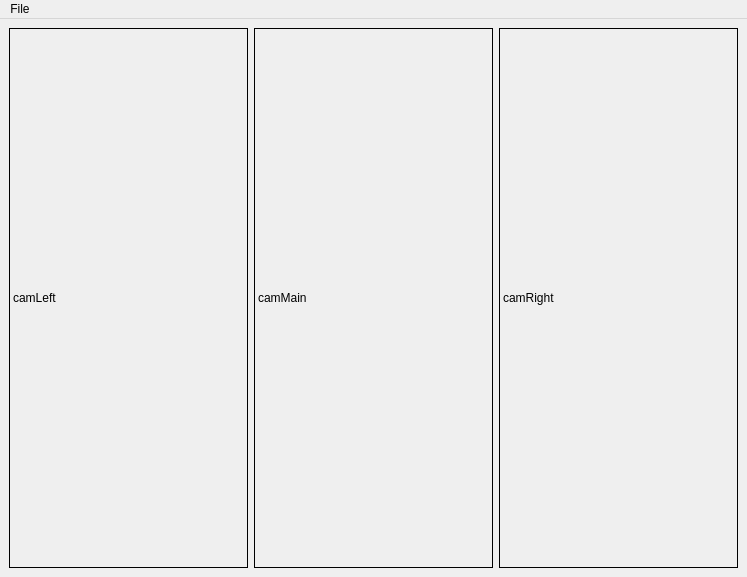
<?xml version="1.0" encoding="UTF-8"?>
<ui version="4.0">
 <class>MainWindow</class>
 <widget class="QMainWindow" name="MainWindow">
  <property name="geometry">
   <rect>
    <x>0</x>
    <y>0</y>
    <width>747</width>
    <height>577</height>
   </rect>
  </property>
  <property name="windowTitle">
   <string>MainWindow</string>
  </property>
  <widget class="QWidget" name="centralwidget">
   <layout class="QHBoxLayout" name="horizontalLayout">
    <item>
     <widget class="QLabel" name="camera2">
      <property name="frameShape">
       <enum>QFrame::Box</enum>
      </property>
      <property name="text">
       <string>camLeft</string>
      </property>
     </widget>
    </item>
    <item>
     <widget class="QLabel" name="camera1">
      <property name="frameShape">
       <enum>QFrame::Box</enum>
      </property>
      <property name="text">
       <string>camMain</string>
      </property>
     </widget>
    </item>
    <item>
     <layout class="QVBoxLayout" name="verticalLayout_2">
      <item>
       <widget class="QLabel" name="camera3">
        <property name="frameShape">
         <enum>QFrame::Box</enum>
        </property>
        <property name="text">
         <string>camRight</string>
        </property>
       </widget>
      </item>
     </layout>
    </item>
   </layout>
  </widget>
  <widget class="QMenuBar" name="menubar">
   <property name="geometry">
    <rect>
     <x>0</x>
     <y>0</y>
     <width>747</width>
     <height>22</height>
    </rect>
   </property>
   <widget class="QMenu" name="menuFile">
    <property name="title">
     <string>File</string>
    </property>
    <addaction name="actionReset"/>
    <addaction name="actionQuit"/>
   </widget>
   <addaction name="menuFile"/>
  </widget>
  <action name="actionReset">
   <property name="text">
    <string>Reset</string>
   </property>
  </action>
  <action name="actionQuit">
   <property name="text">
    <string>Close</string>
   </property>
  </action>
 </widget>
 <resources/>
 <connections>
  <connection>
   <sender>actionQuit</sender>
   <signal>triggered()</signal>
   <receiver>MainWindow</receiver>
   <slot>close()</slot>
   <hints>
    <hint type="sourcelabel">
     <x>-1</x>
     <y>-1</y>
    </hint>
    <hint type="destinationlabel">
     <x>373</x>
     <y>288</y>
    </hint>
   </hints>
  </connection>
 </connections>
</ui>
